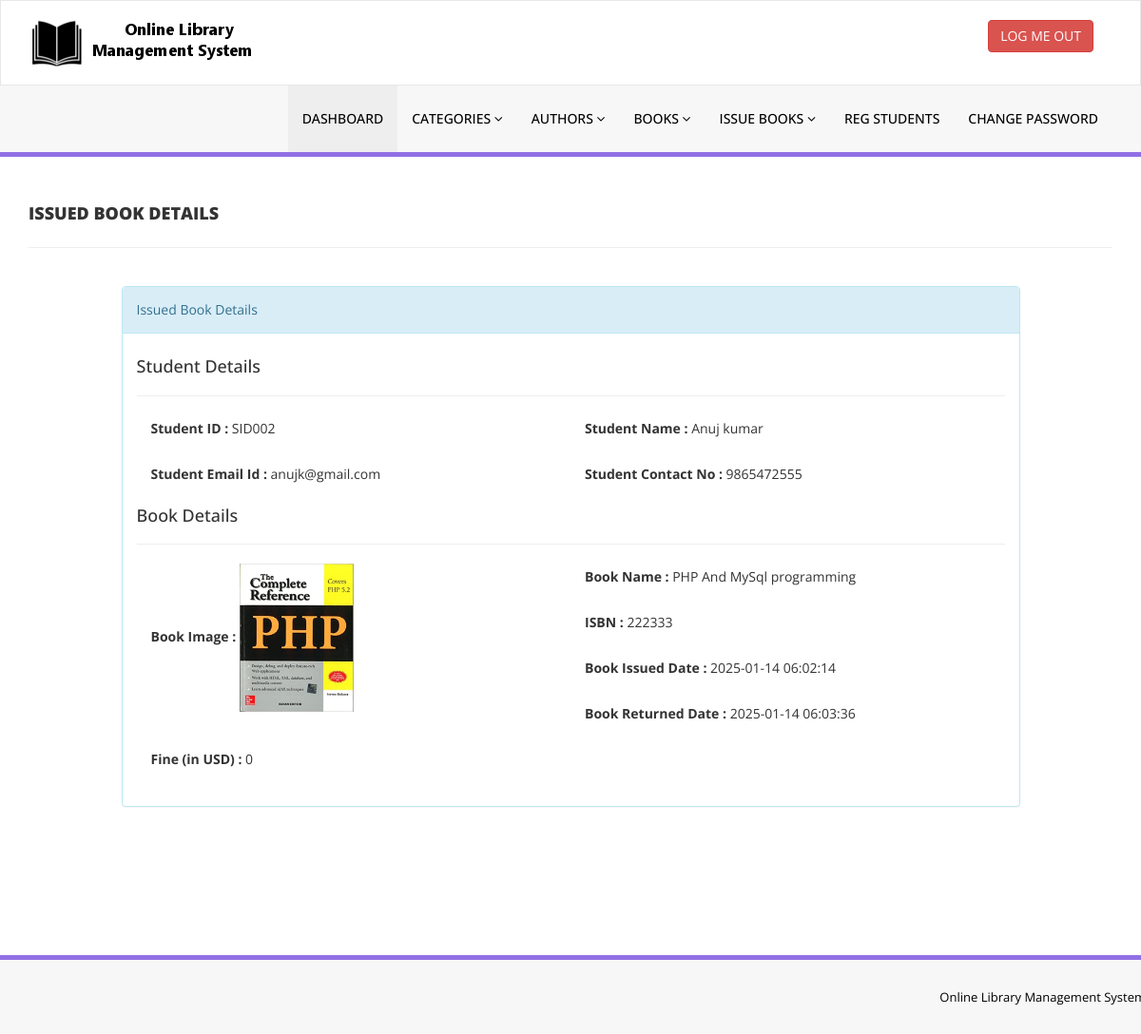
The page /update-issue-bookdeails.php?rid=5 (signed in) on the database its author committed.
### tables this page shows
CREATE TABLE `tblissuedbookdetails` (
  `id` int(11) NOT NULL,
  `BookId` int(11) DEFAULT NULL,
  `StudentID` varchar(150) DEFAULT NULL,
  `IssuesDate` timestamp NULL DEFAULT current_timestamp(),
  `ReturnDate` timestamp NULL DEFAULT NULL ON UPDATE current_timestamp(),
  `RetrunStatus` int(1) DEFAULT NULL,
  `fine` int(11) DEFAULT NULL,
  `remark` mediumtext NOT NULL
);

CREATE TABLE `tblstudents` (
  `id` int(11) NOT NULL,
  `StudentId` varchar(100) DEFAULT NULL,
  `FullName` varchar(120) DEFAULT NULL,
  `EmailId` varchar(120) DEFAULT NULL,
  `MobileNumber` char(11) DEFAULT NULL,
  `Password` varchar(120) DEFAULT NULL,
  `Status` int(1) DEFAULT NULL,
  `RegDate` timestamp NULL DEFAULT current_timestamp(),
  `UpdationDate` timestamp NULL DEFAULT NULL ON UPDATE current_timestamp()
);

CREATE TABLE `tblbooks` (
  `id` int(11) NOT NULL,
  `BookName` varchar(255) DEFAULT NULL,
  `CatId` int(11) DEFAULT NULL,
  `AuthorId` int(11) DEFAULT NULL,
  `ISBNNumber` varchar(25) DEFAULT NULL,
  `BookPrice` decimal(10,2) DEFAULT NULL,
  `bookImage` varchar(250) NOT NULL,
  `isIssued` int(1) DEFAULT NULL,
  `RegDate` timestamp NULL DEFAULT current_timestamp(),
  `UpdationDate` timestamp NULL DEFAULT NULL ON UPDATE current_timestamp(),
  `bookQty` int(11) DEFAULT NULL
);

### update-issue-bookdeails.php (the view, shortened to what this page needs)
<?php
include('includes/config.php');
if(strlen($_SESSION['alogin'])==0)
    {
header('location:index.php');
}
else{
?>
<!DOCTYPE html>
<html xmlns="http://www.w3.org/1999/xhtml">
<head>
    <link href="assets/css/bootstrap.css" rel="stylesheet" />
    <link href="assets/css/font-awesome.css" rel="stylesheet" />
    <link href="assets/css/style.css" rel="stylesheet" />
</head>
<body>
<?php include('includes/header.php');?>
    <div class="content-wrapper">
         <div class="container">
        <div class="row pad-botm">
            <div class="col-md-12">
                <h4 class="header-line">Issued Book Details</h4>
                            </div>
</div>
<div class="row">
<div class="col-md-10 col-sm-6 col-xs-12 col-md-offset-1">
<div class="panel panel-info">
<div class="panel-heading">
Issued Book Details
</div>
<div class="panel-body">
<form role="form" method="post">
<?php
$rid=intval($_GET['rid']);
$sql = "SELECT tblstudents.StudentId ,tblstudents.FullName,tblstudents.EmailId,tblstudents.MobileNumber,tblbooks.BookName,tblbooks.ISBNNumber,tblissuedbookdetails.IssuesDate,tblissuedbookdetails.ReturnDate,tblissuedbookdetails.id as rid,tblissuedbookdetails.fine,tblissuedbookdetails.RetrunStatus,tblbooks.id as bid,tblbooks.bookImage from  tblissuedbookdetails join tblstudents on tblstudents.StudentId=tblissuedbookdetails.StudentId join tblbooks on tblbooks.id=tblissuedbookdetails.BookId where tblissuedbookdetails.id=:rid";
$query = $dbh -> prepare($sql);
$query->bindParam(':rid',$rid,PDO::PARAM_STR);
$query->execute();
$results=$query->fetchAll(PDO::FETCH_OBJ);
if($query->rowCount() > 0)
{
foreach($results as $result)
{               ?>
<h4>Student Details</h4>
<hr />
<div class="col-md-6">
<div class="form-group">
<label>Student ID :</label>
<?php echo htmlentities($result->StudentId);?>
</div></div>
<div class="col-md-6">
<div class="form-group">
<label>Student Name :</label>
<?php echo htmlentities($result->FullName);?>
</div></div>
<div class="col-md-6">
<div class="form-group">
<label>Student Email Id :</label>
<?php echo htmlentities($result->EmailId);?>
</div></div>
<div class="col-md-6">
<div class="form-group">
<label>Student Contact No :</label>
<?php echo htmlentities($result->MobileNumber);?>
</div></div>
<h4>Book Details</h4>
<hr />
<div class="col-md-6">
<div class="form-group">
<label>Book Image :</label>
<img src="bookimg/<?php echo htmlentities($result->bookImage); ?>" width="120">
</div></div>
<div class="col-md-6">
<div class="form-group">
<label>Book Name :</label>
<?php echo htmlentities($result->BookName);?>
</div>
</div>
<div class="col-md-6">
<div class="form-group">
<label>ISBN :</label>
<?php echo htmlentities($result->ISBNNumber);?>
</div>
</div>
<div class="col-md-6">
<div class="form-group">
<label>Book Issued Date :</label>
<?php echo htmlentities($result->IssuesDate);?>
</div></div>
<div class="col-md-6">
<div class="form-group">
<label>Book Returned Date :</label>
<?php if($result->ReturnDate=="")
                                            {
                                                echo htmlentities("Not Return Yet");
                                            } else {
                                            echo htmlentities($result->ReturnDate);
}
                                            ?>
</div>
</div>
<div class="col-md-12">
<div class="form-group">
<label>Fine (in USD) :</label>
<?php
if($result->fine=="")
{?>
<input class="form-control" type="text" name="fine" id="fine"  required />
<?php }else {
echo htmlentities($result->fine);
}
?>
</div>
</div>
 <?php if($result->RetrunStatus==0){?>
<button type="submit" name="return" id="submit" class="btn btn-info">Return Book </button>
 </div>
<?php }}} ?>
                                    </form>
                            </div>
                        </div>
                            </div>
        </div>
    </div>
    </div>
  <?php include('includes/footer.php');?>
</body>
</html>
<?php } ?>

### style.css (style rules this page uses)
.content-wrapper { margin-top: 40px; min-height:800px; padding-bottom:90px; }
.header-line { font-weight:900; padding-bottom:25px; border-bottom:1px solid #eeeeee; text-transform:uppercase; }
.pad-botm { padding-bottom:30px; }

### rows shown on the page
tblissuedbookdetails: tblstudents.StudentId "SID002", tblstudents.FullName "Anuj kumar", tblstudents.EmailId "anujk@gmail.com", tblstudents.MobileNumber "9865472555", BookId.bookImage (picture), BookId.BookName "PHP And MySql programming", BookId.ISBNNumber "222333", IssuesDate "2025-01-14 06:02:14", ReturnDate "2025-01-14 06:03:36", fine "0"
